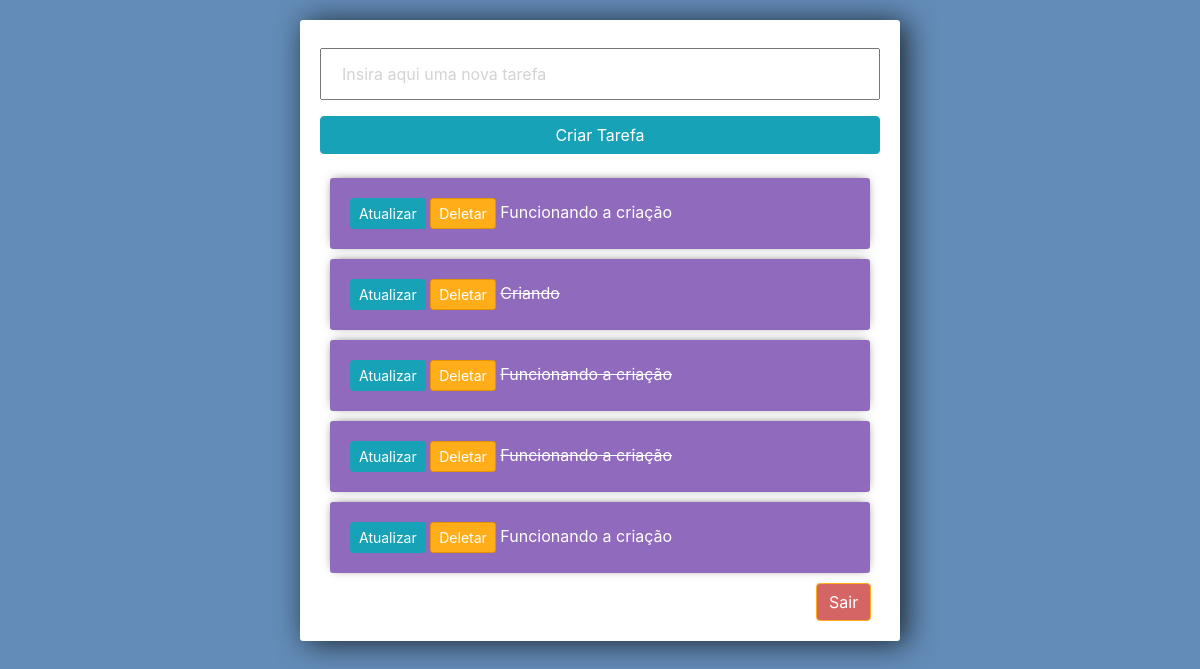
Page /lista_tarefas on the earlier database version.
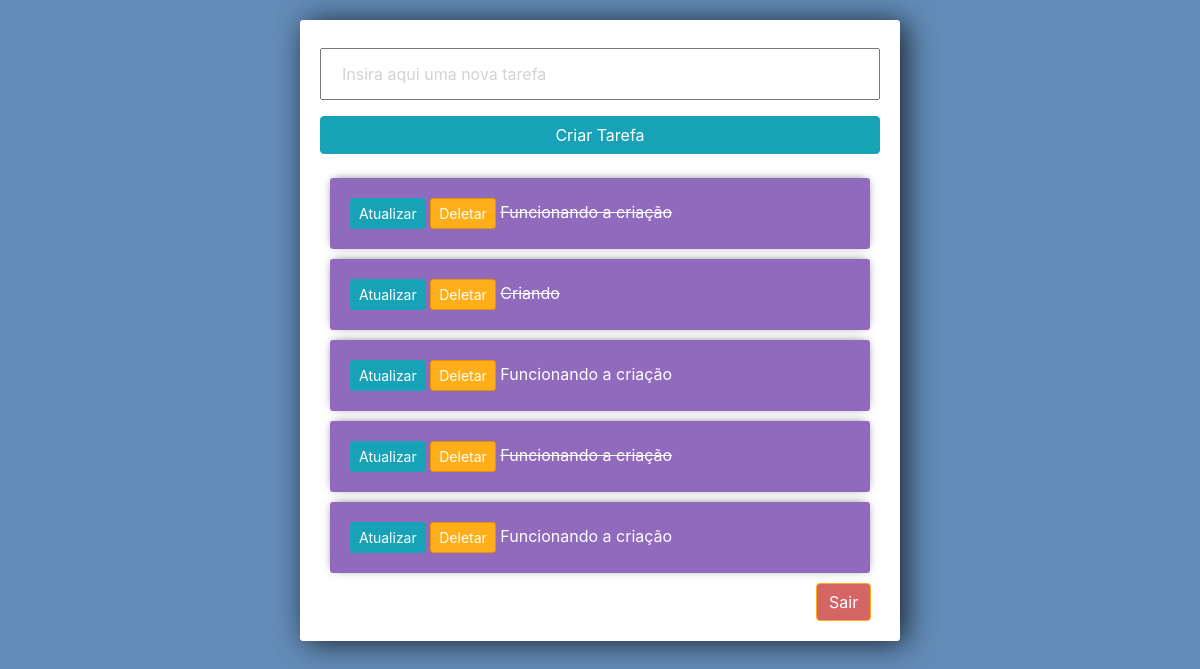
Same page on the later database version.
### tarefas/models.py (models this page shows)
class Tarefa(models.Model):
    titulo = models.CharField(max_length=50)
    completa = models.BooleanField(default= False)
    criacao = models.DateTimeField(auto_now_add=True)
    def __str__(self):
        return self.titulo

### tarefas/views.py (the view)
# urls.py: path('lista_tarefas', views.lista, name="lista-tarefas"),
def lista(request):
    tarefas = Tarefa.objects.all()
    form = TarefaForm()
    if request.method == "POST":
        form = TarefaForm(request.POST)
        if form.is_valid():
            form.save()
        return redirect('lista-tarefas')
    context = {'tarefas': tarefas,'form':form}
    return render(request, 'tarefas/lista_tarefas.html', context)

### tarefas/forms.py
class TarefaForm(forms.ModelForm):
    titulo = forms.CharField(widget= forms.TextInput(attrs={'placeholder': 'Insira aqui uma nova tarefa'}))
    class Meta:
        model = Tarefa
        fields = '__all__'

### tarefas/templates/tarefas/lista_tarefas.html (shortened to what this page needs)
<link rel="stylesheet" href="https://stackpath.bootstrapcdn.com/bootstrap/4.4.1/css/bootstrap.min.css">
<div class="center-column">
    <form method="POST" action="lista_tarefas">
        {{form.titulo}}
        <input class="btn btn-info" type="submit" value="Criar Tarefa" name= "Criar Tarefa">
    </form>
    <div class="todo-list">
        {% for tarefa in tarefas %}
            <div class="item-row">
                <a class="btn btn-sm btn-info " href="{% url 'atualizar-tarefa' tarefa.id %}">Atualizar</a>
                <a class="btn btn-sm btn-danger" href="{% url 'deletar-tarefa' tarefa.id %}">Deletar</a>
                {% if tarefa.completa == True %}
                    <strike>{{tarefa}}</strike>
                {% else %}
                    <span>{{tarefa}}</span>
                {% endif %}
            </div>
        {% endfor %}
    </div>
    <a class="btn btn-danger btn-sair" href="registro/logout" >Sair</a>
</div>

### tarefas/templates/tarefas/lista_tarefas.html (style rules this page uses)
input { width: 100%; padding: 12px 20px; margin: 8px 0; box-sizing: border-box; }
input::placeholder { color: #d3d3d3; }
.center-column { width: 600px; margin: 20px auto; padding: 20px; background-color: #fff; border-radius: 3px; box-shadow: 6px 2px 30px 0px rgba(0,0,0,0.75); }
.item-row { background-color: #906abd; margin: 10px; padding: 20px; border-radius: 3px; color: #fff; font-size: 16px; box-shadow: 0px -1px 10px -4px rgba(0,0,0,0.75); }
.btn-danger { background-color: #ffae19; border-color: #e59400; }
.btn-sair { background-color: #cc4040ce; border-color: #ffae19; margin-left: 496px; }

Differences in the rows shown:
changed Tarefa (number 1 of 5 on the later page): completa False → True (drawn)
changed Tarefa (number 3 of 5 on the later page): completa True → False (drawn)
